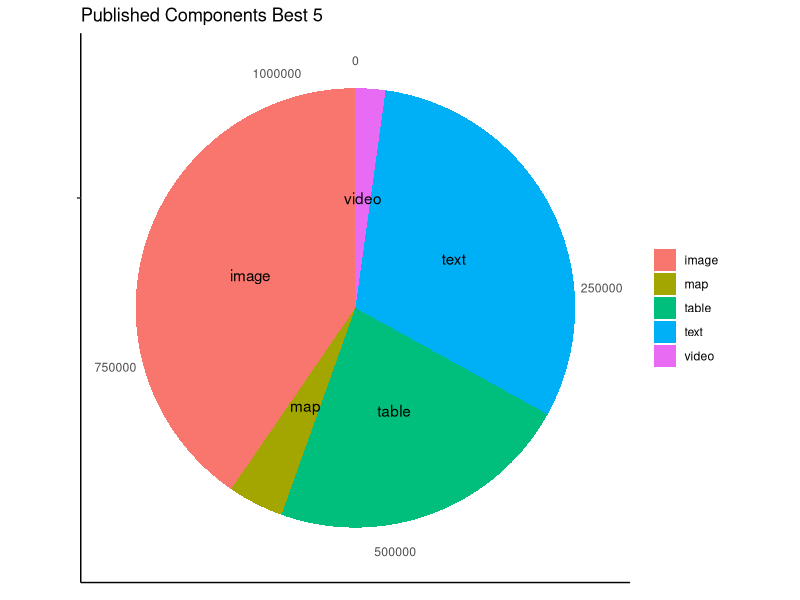
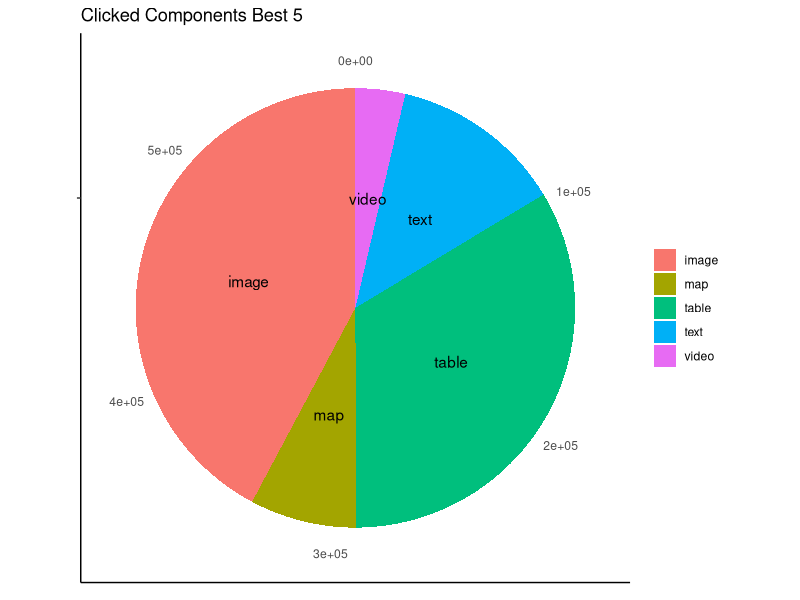
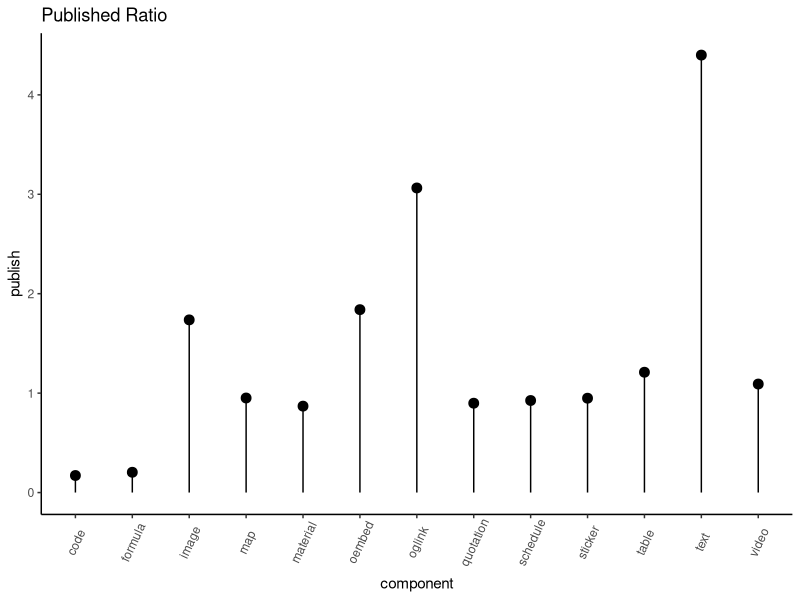
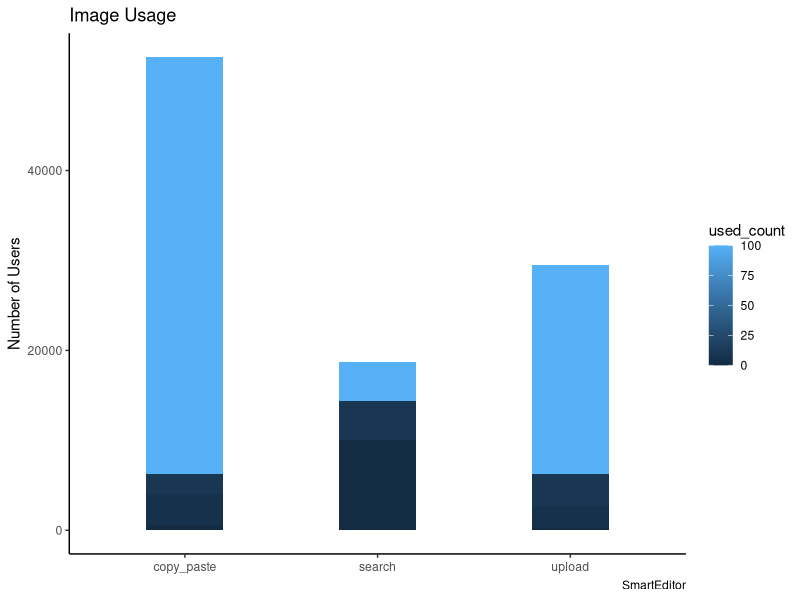
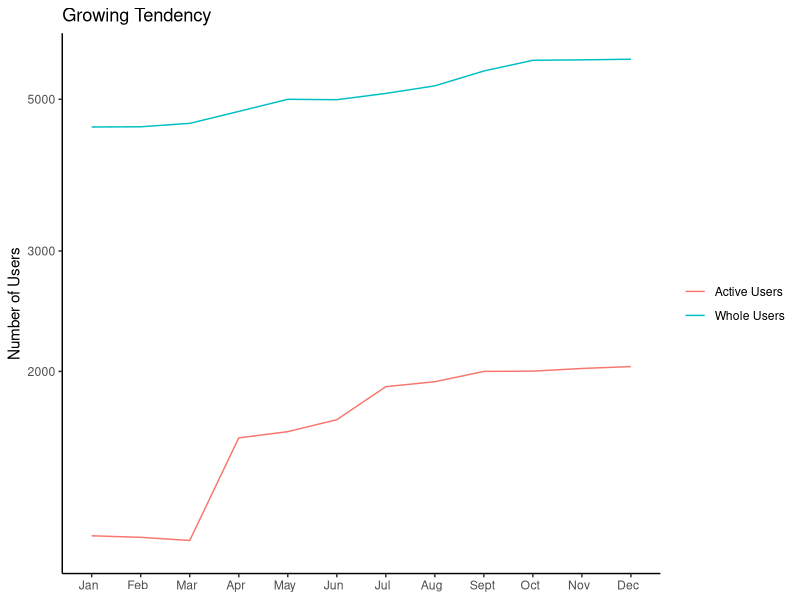
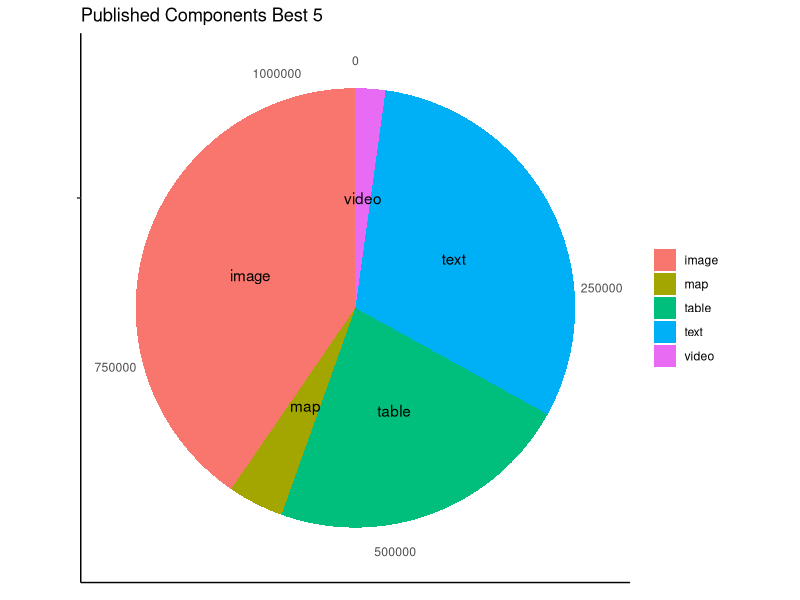
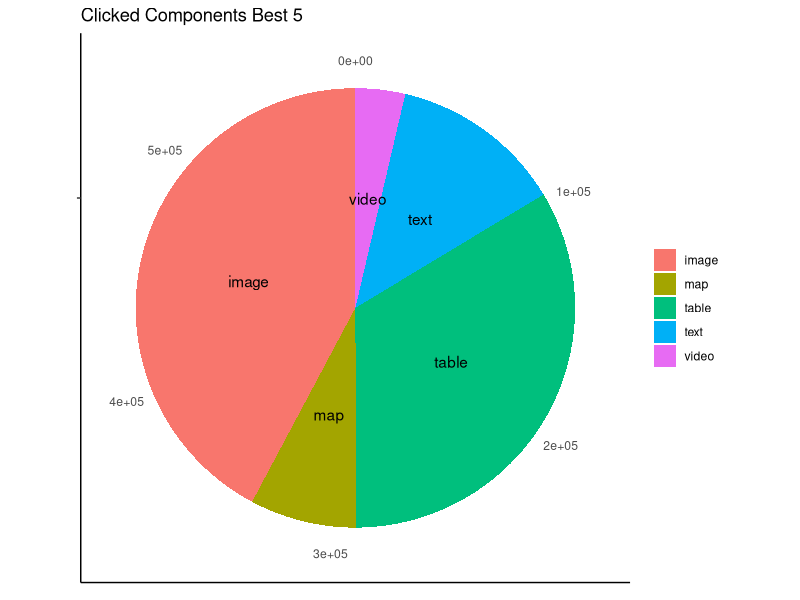
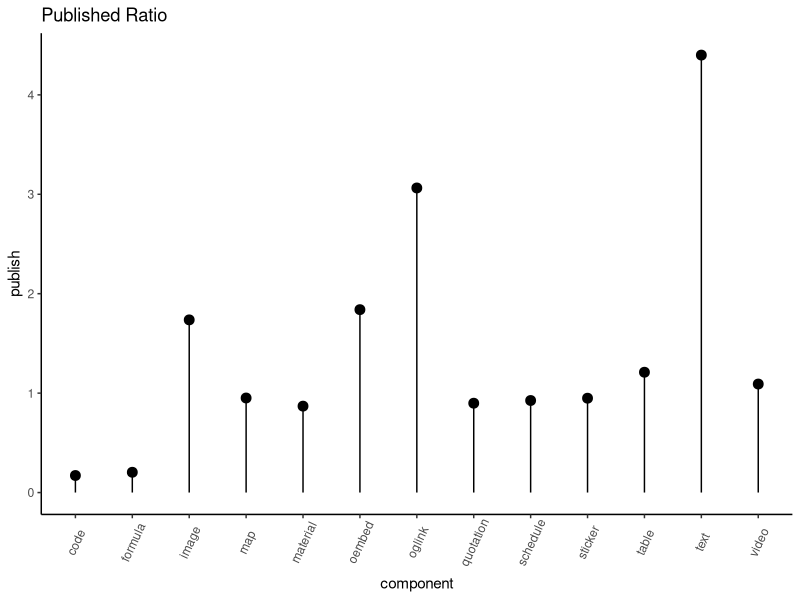

R code for these plots, in order:
library(ggplot2)
library(scales)
theme_set(theme_classic())

component_aggregate = read.csv("data/component-aggregate.csv", header = T)
row.names(component_aggregate) <- component_aggregate$component
component = component_aggregate[c(1)]
nclick = component_aggregate[c(2)]
published = component_aggregate[c(3)]

df = data.frame(component = component, aggregate = published)
best5 = head(df[order(- df$publish),], 5)
ggplot(best5, aes(x = "", y = publish, fill = component)) +
    geom_bar(width = 1, stat = "identity") +
    coord_polar("y", start = 0) +
    geom_text(aes(label = component), position = position_stack(vjust = 0.5)) +
    labs(fill = NULL,
    x = NULL,
    y = NULL,
    title = "Published Components Best 5",
    theme(axis.text.x = element_blank()))
ggsave("result/published_components.jpeg")

df = data.frame(component = component_aggregate[c(1)], nclick)
best5 = head(df[order(- df$nclick),], 5)
ggplot(best5, aes(x = "", y = nclick, fill = component)) +
    geom_bar(width = 1, stat = "identity") +
    coord_polar("y", start = 0) +
    geom_text(aes(label = component), position = position_stack(vjust = 0.5)) +
    labs(fill = NULL,
    x = NULL,
    y = NULL,
    title = "Clicked Components Best 5",
    theme(axis.text.x = element_blank()))
ggsave("result/clicked_components.jpeg")

df = data.frame(component = component, published = published / nclick)
ggplot(df, aes(x = component, y = publish)) +
    geom_point(size = 3) +
    geom_segment(aes(x = component,
    xend = component,
    y = 0,
    yend = publish)) +
    labs(title = "Published Ratio") +
    theme(axis.text.x = element_text(angle = 65, vjust = 0.6))
ggsave("result/published_ratio.jpeg")

image_freq = read.csv("data/image-freq.csv", header = T)
df = data.frame(image_freq)
ggplot(df, aes(fill = used_count, y = num_of_users, x = method)) +
    geom_bar(aes(fill = used_count), width = 0.4, stat = "identity") +
    theme(axis.text.x = element_text(angle = 0, vjust = 0.6)) +
    labs(title = "Image Usage",
    x = NULL,
    y = "Number of Users",
    caption = "SmartEditor")
ggsave("result/image-freq.jpeg")

active_users = read.csv("data/active_users.csv", header = T)

active_users$month <- factor(active_users$month, levels = active_users$month[order(active_users$month_num)])
df1 <- data.frame(month = active_users$month, user = active_users$active_user)
df2 <- data.frame(month = active_users$month, user = active_users$user)

ggplot(df1, aes(month, user, group = 1)) +
    geom_line(aes(color = "Active Users")) +
    geom_line(data = df2, aes(color = "Whole Users")) +
    scale_y_log10(limits = c(1100, 5750)) +
    labs(title = "Growing Tendency", color = NULL, x = NULL, y = "Number of Users")
ggsave("result/active_users.jpeg")